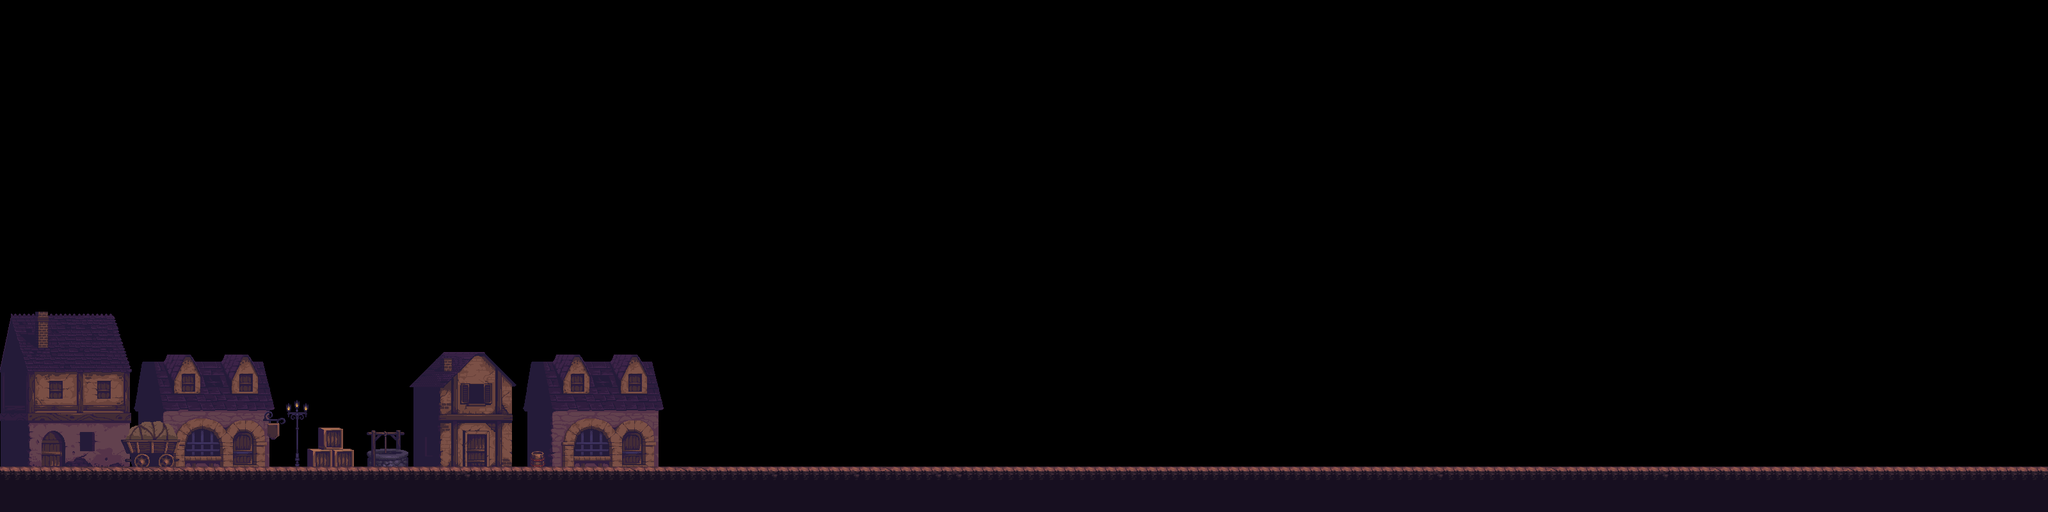

A level layout from a 2D game, rendered from its tile map. Below: a short description, then the map file with tile-grid data replaced by summaries:
An orthogonal 200x50 tile map with 16x16 px tiles, 3 tile layers (Houses, Props, tileset), 3 tilesets.

<map version="1.0" tiledversion="1.0.3" orientation="orthogonal" renderorder="left-down" width="200" height="50" tilewidth="16" tileheight="16" nextobjectid="1">
 <tileset firstgid="1" name="tileset" tilewidth="16" tileheight="16" tilecount="444" columns="37">
  <image source="tileset.png" width="592" height="192" />
 </tileset>
 <tileset firstgid="445" name="props" tilewidth="16" tileheight="16" tilecount="264" columns="22">
  <image source="Props.png" width="352" height="192" />
 </tileset>
 <tileset firstgid="709" name="houses" tilewidth="16" tileheight="16" tilecount="731" columns="43">
  <image source="houses.png" width="688" height="272" />
 </tileset>
 <layer name="Houses" width="200" height="50">
  <data>[10000 cells, 669 non-empty, 508 distinct tile ids]</data>
 </layer>
 <layer name="Props" width="200" height="50">
  <data>[10000 cells, 111 non-empty, 111 distinct tile ids]</data>
 </layer>
 <layer name="tileset" width="200" height="50">
  <data>[10000 cells, 1000 non-empty, 6 distinct tile ids]</data>
 </layer>
</map>
